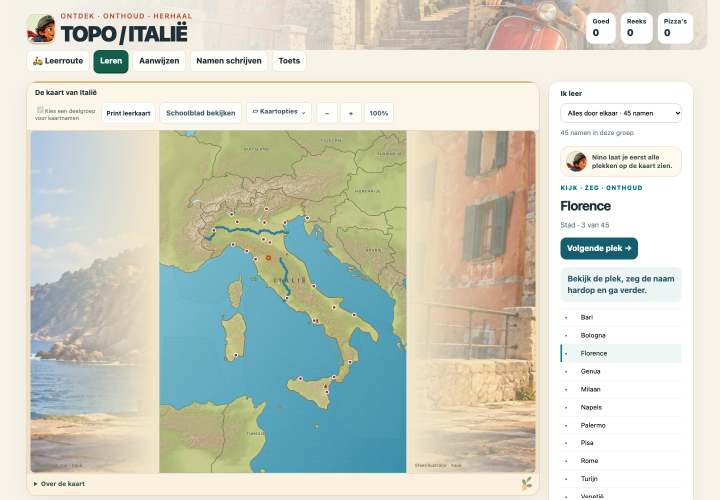
#> input picture docs/visual/discovery-map/desktop-discovery-learn.png, 1440 x 1000 px (shown at 1/2 size); its folder holds only this picture in this run; the run also reads 1 picture not shown here
$ python render-discovery-comparison.py --reference ../docs/visual/discovery-map/desktop-discovery-learn.png
#> lines starting #> are read from the running program, lines starting #| are printed output that depends on the picture; pictures that were not available may be replaced by others from this repository, and a replacement may not be noted
"""Create labelled review boards from real browser captures and the owner benchmark.
No image in this script is used as application geography. Requires Pillow (development only).
"""
import argparse, hashlib, json, shutil
from pathlib import Path
from PIL import Image, ImageDraw, ImageFont
p=argparse.ArgumentParser();p.add_argument('--reference',required=True);args=p.parse_args()
out=Path(__file__).resolve().parents[1]/'docs/visual/discovery-map'
ref=Image.open(args.reference).convert('RGB');shutil.copyfile(args.reference,out/'owner-benchmark.png')
#> further down, ref is the input picture: PIL image 1440x1000 RGB; mean R, G, B 206.3, 209.7, 196.5
font='/System/Library/Fonts/Supplemental/Arial.ttf'
try:
    title=ImageFont.truetype(font,28);small=ImageFont.truetype(font,18)
except OSError:
    title=ImageFont.load_default();small=title
records=[]
for name in ['ipad-landscape','ipad-portrait']:
    actual=Image.open(out/(name+'-discovery-learn.png')).convert('RGB')
    cell=1000;top=110;gap=32
    scale=min(cell/actual.width,1180/actual.height);right=actual.resize((round(actual.width*scale),round(actual.height*scale)),Image.Resampling.LANCZOS)
#> after `scale = min(cell / actual.width, 1180 / actual.height)`: scale = 0.694
#> after `right = actual.resize((round(actual.width * scale), round(actual.heigh`:
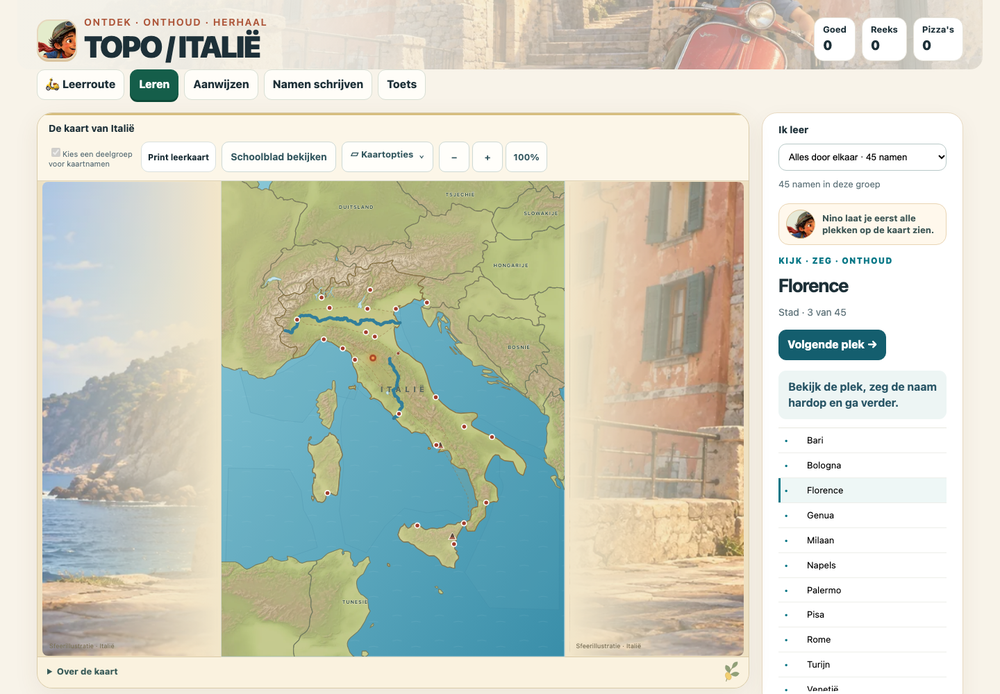
#> right: PIL image 1000x694 RGB; mean R, G, B 206.2, 209.6, 196.4
    left=ref.resize((cell,round(ref.height*cell/ref.width)),Image.Resampling.LANCZOS)
    height=top+max(left.height,right.height)+70
#> height = 874
    board=Image.new('RGB',(cell*2+gap*3,height),'#f7f5ed');d=ImageDraw.Draw(board)
#> after `board = Image.new('RGB', (cell * 2 + gap * 3, height), '#f7f5ed')`:
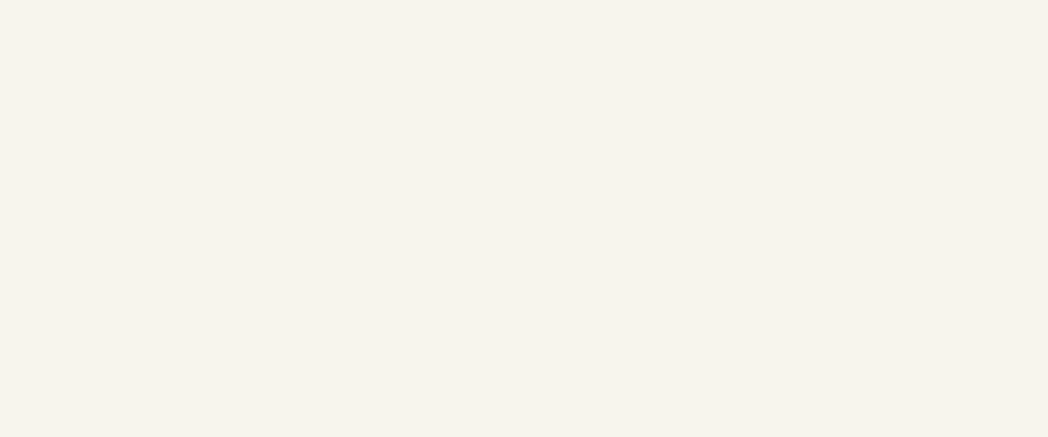
#> board: PIL image 2096x874 RGB (shown at 1/2 size); mean R, G, B 247, 245, 237
    d.text((gap,23),'OWNER-APPROVED BENCHMARK',font=title,fill='#28594b');d.text((cell+gap*2,23),'ACTUAL TOPO · '+name.upper(),font=title,fill='#28594b')
    d.text((gap,66),'Visual reference only — never used as map geometry',font=small,fill='#617063');d.text((cell+gap*2,66),'Live SVG / real DEM / original Nino / offline application',font=small,fill='#617063')
    board.paste(left,(gap,top));board.paste(right,(cell+gap*2,top))
#> after `board.paste(left, (gap, top))`:
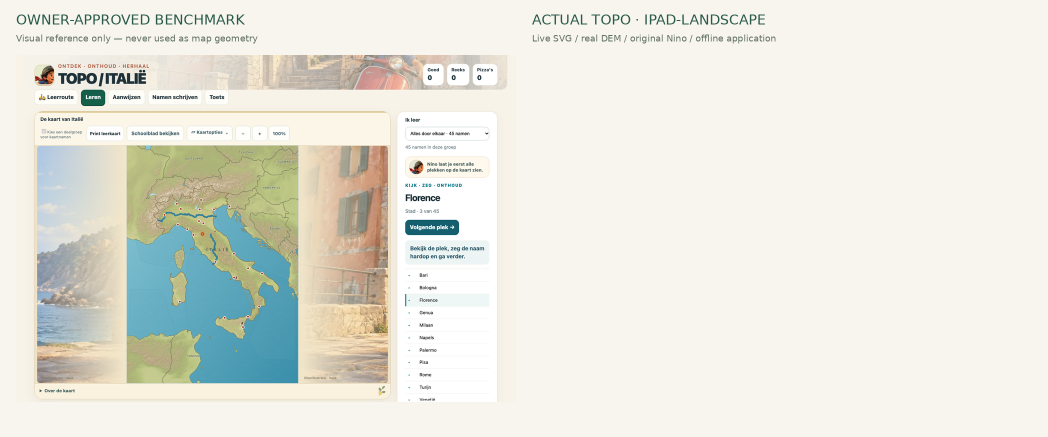
#> board: PIL image 2096x874 RGB (shown at 1/2 size); mean R, G, B 230.6, 230.9, 220.9
#> after `board.paste(right, (cell + gap * 2, top))`:
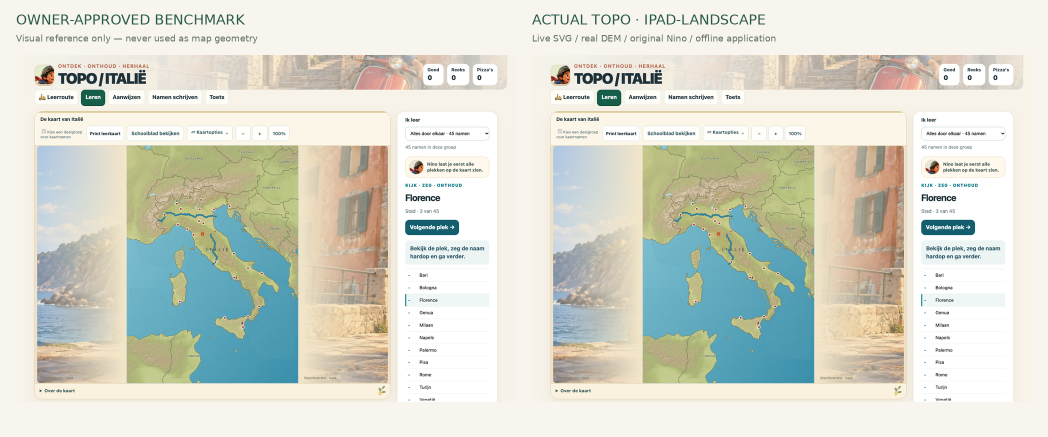
#> board: PIL image 2096x874 RGB (shown at 1/2 size); mean R, G, B 215.1, 217.5, 205.5
    if name=='ipad-portrait':
        y=top+left.height+48
        for line in ['Intentional iPad adaptation:', '• Same 890 × 1235 frame; no stretched/fantasy coastline.', '• Genuine relief replaces invented mountain drawings.', '• Smaller scenic framing keeps question/map central.', '• No fabricated passport stamps or travel progress.']:
            d.text((gap,y),line,font=small,fill='#395649');y+=34
    d.text((gap,height-40),'Review candidate, not a deployment · Physical iPad Safari acceptance remains open.',font=small,fill='#617063')
    path=out/(name+'-reference-comparison.png');board.save(path)
#> after `path = out / (name + '-reference-comparison.png')`:
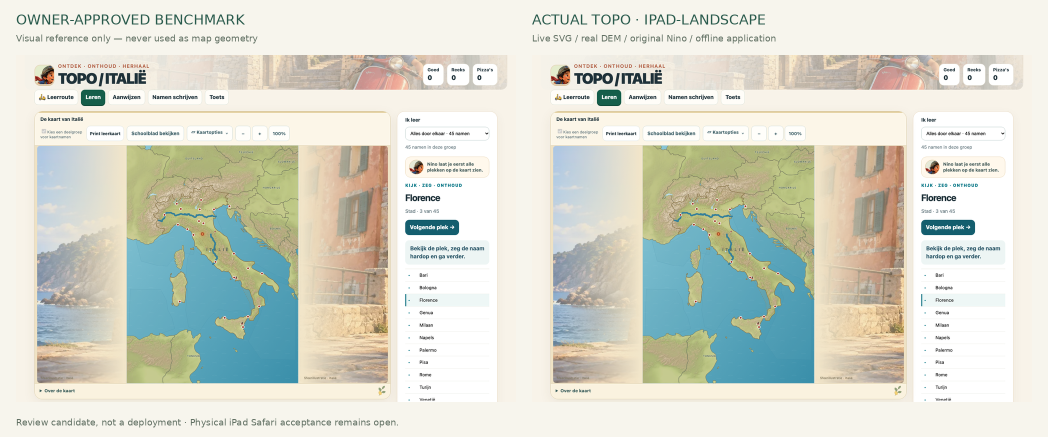
#> saved as ipad-landscape-reference-comparison.png: PIL image 2096x874 RGB (shown at 1/2 size); mean R, G, B 214.9, 217.2, 205.3
#> (the run stopped early here; a loop or call above may not have finished)
